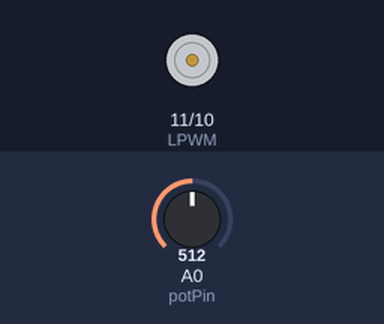
Recording of a sketch running on a simulated Arduino Uno, built with avr-gcc and run on an emulated ATmega328P. Shown: motor-driver pin pairs drawn as motors (green arrow = first pin HIGH = forward, orange = second pin HIGH = backward, longer = more drive). Inputs (shaded band) come from the test bench; at power-on: A0 (potPin) = 512.

Above: at 1.2 s.
1.3 s: A0 (potPin) set to 716
At 2.5 s:
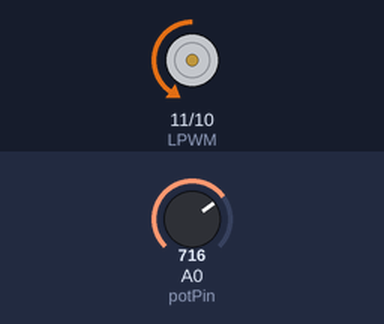
2.8 s: A0 (potPin) set to 900
At 3.7 s:
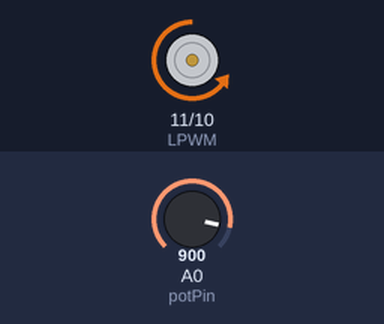
4.3 s: A0 (potPin) set to 502
At 4.8 s:
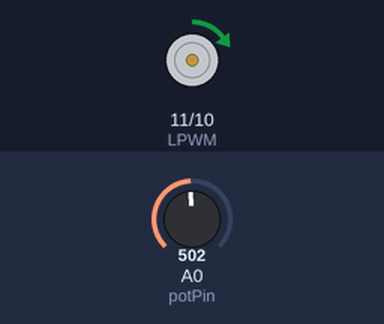
5.8 s: A0 (potPin) set to 522
At 7.0 s:
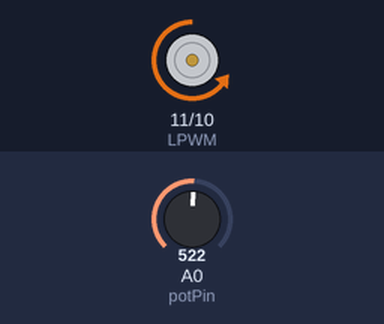
7.3 s: A0 (potPin) set to 306
At 8.3 s:
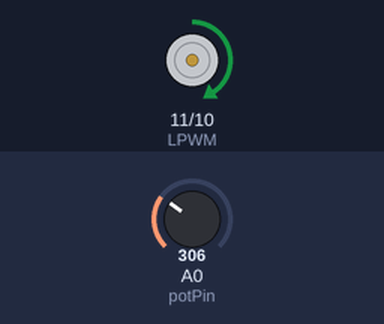
Timing chart, 0 to 9.8 s (numbered marks = the images above; inputs shaded):
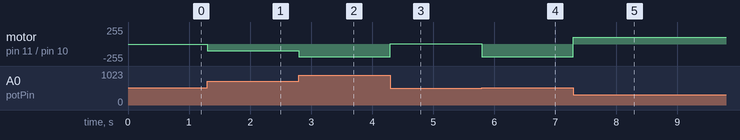

Measured:
- after the input at 1.3 s, motor on pin 11 (LPWM) / pin 10 (RPWM): stopped → backward 101/255 at once
- after the input at 2.8 s, motor on pin 11 (LPWM) / pin 10 (RPWM): backward 101/255 → backward 193/255 at once
- after the input at 4.3 s, motor on pin 11 (LPWM) / pin 10 (RPWM): backward 193/255 → forward 5/255 at once
- after the input at 5.8 s, motor on pin 11 (LPWM) / pin 10 (RPWM): forward 5/255 → backward 193/255 at once
- after the input at 7.3 s, motor on pin 11 (LPWM) / pin 10 (RPWM): backward 193/255 → forward 103/255 at once

The sketch:

potentiometer-speed-control.ino
```cpp
/* Firgelli Automations
 * Limited or no support: we do not have the resources for Arduino code support
 * To report software bugs contact: support@firgelliauto.com
 *
 * This progam extends allows the user the control the speed of motion of one of our linear
 * actuators using a potentiometer.
 *
 * This program requires a potentiometer, 2 10kOhm resistors, IBT-2 H-Bridge,
 * Arduino Uno, and one of our supported linear actuators:
 * (Insert list of compatible actuators)
 * Products available for purchase from https://www.firgelliauto.com/
 *
 * Wiring: (insert link to diagram here)
 * IBT-2 pin VCC -> Arduino Uno pin 5V
 * IBT-2 pin GND -> Arduino Uno pin GND
 * IBT-2 pin R_EN -> Arduino Uno pin 5V
 * IBT-2 pin L_EN -> Arduino Uno pin 5V
 * IBT-2 pin RPWM -> Arduino Uno pin 10 (PWM)
 * IBT-2 pin LPWM -> Arduino Uno pin 11 (PWM)
 *
 * Wire one side of the potentiometer to 5V and the other side to GND
 * Wire the middle pin of the potentiometer to pin A0 on the Arduino
 */

int RPWM = 10;    //connect Arduino pin 10 to IBT-2 pin RPWM
int LPWM = 11;
int potPin = A0;

int Speed, sensorVal;

void setup() {
  pinMode(RPWM, OUTPUT);
  pinMode(LPWM, OUTPUT);
  pinMode(potPin, INPUT);
}

void loop() {
  sensorVal = analogRead(potPin);       //read user input from the potentiometer

  if(sensorVal >= 512){
    Speed = map(sensorVal, 512, 1023, 0, 255);
    analogWrite(RPWM, Speed);
    analogWrite(LPWM, 0);
  }

  else{
    Speed = map(sensorVal, 0, 511, 255, 0);
    analogWrite(RPWM, 0);
    analogWrite(LPWM, Speed);
  }
}
```
